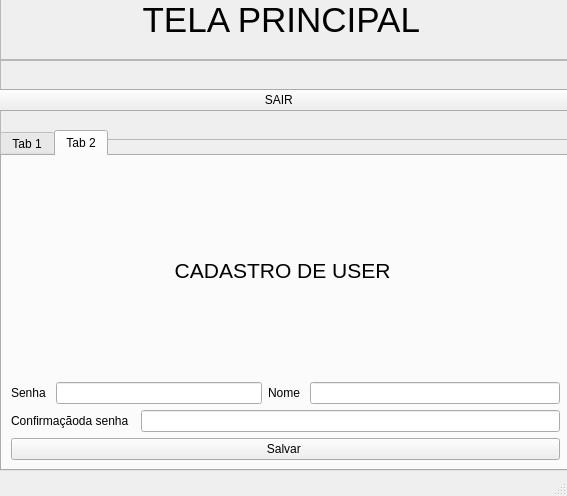
<?xml version="1.0" encoding="UTF-8"?>
<ui version="4.0">
 <class>MainWindow</class>
 <widget class="QMainWindow" name="MainWindow">
  <property name="geometry">
   <rect>
    <x>0</x>
    <y>0</y>
    <width>567</width>
    <height>496</height>
   </rect>
  </property>
  <property name="windowTitle">
   <string>MainWindow</string>
  </property>
  <widget class="QWidget" name="centralwidget">
   <widget class="QFrame" name="frame">
    <property name="geometry">
     <rect>
      <x>0</x>
      <y>-20</y>
      <width>671</width>
      <height>80</height>
     </rect>
    </property>
    <property name="frameShape">
     <enum>QFrame::StyledPanel</enum>
    </property>
    <property name="frameShadow">
     <enum>QFrame::Raised</enum>
    </property>
    <widget class="QLabel" name="label">
     <property name="geometry">
      <rect>
       <x>120</x>
       <y>20</y>
       <width>331</width>
       <height>41</height>
      </rect>
     </property>
     <property name="text">
      <string>&lt;html&gt;&lt;head/&gt;&lt;body&gt;&lt;p align=&quot;center&quot;&gt;&lt;span style=&quot; font-size:26pt;&quot;&gt;TELA PRINCIPAL &lt;/span&gt;&lt;/p&gt;&lt;/body&gt;&lt;/html&gt;</string>
     </property>
    </widget>
   </widget>
   <widget class="QFrame" name="frame_2">
    <property name="geometry">
     <rect>
      <x>0</x>
      <y>60</y>
      <width>681</width>
      <height>80</height>
     </rect>
    </property>
    <property name="frameShape">
     <enum>QFrame::StyledPanel</enum>
    </property>
    <property name="frameShadow">
     <enum>QFrame::Raised</enum>
    </property>
    <widget class="QWidget" name="layoutWidget">
     <property name="geometry">
      <rect>
       <x>-30</x>
       <y>10</y>
       <width>621</width>
       <height>61</height>
      </rect>
     </property>
     <layout class="QHBoxLayout" name="horizontalLayout">
      <item>
       <widget class="QPushButton" name="bt_sair">
        <property name="styleSheet">
         <string notr="true">font: 24pt &quot;MS Shell Dlg 2&quot;;</string>
        </property>
        <property name="text">
         <string>SAIR </string>
        </property>
       </widget>
      </item>
     </layout>
    </widget>
   </widget>
   <widget class="QStackedWidget" name="Tela_principal">
    <property name="geometry">
     <rect>
      <x>0</x>
      <y>130</y>
      <width>601</width>
      <height>401</height>
     </rect>
    </property>
    <property name="currentIndex">
     <number>0</number>
    </property>
    <widget class="QWidget" name="page">
     <widget class="QTabWidget" name="page_cadastro">
      <property name="geometry">
       <rect>
        <x>0</x>
        <y>0</y>
        <width>571</width>
        <height>341</height>
       </rect>
      </property>
      <property name="autoFillBackground">
       <bool>false</bool>
      </property>
      <property name="currentIndex">
       <number>1</number>
      </property>
      <widget class="QWidget" name="tab">
       <attribute name="title">
        <string>Tab 1</string>
       </attribute>
       <widget class="QTreeWidget" name="pg_user">
        <property name="geometry">
         <rect>
          <x>0</x>
          <y>0</y>
          <width>241</width>
          <height>192</height>
         </rect>
        </property>
        <column>
         <property name="text">
          <string>User</string>
         </property>
        </column>
        <column>
         <property name="text">
          <string>Data de criação </string>
         </property>
        </column>
       </widget>
       <widget class="QFrame" name="frame_3">
        <property name="geometry">
         <rect>
          <x>270</x>
          <y>50</y>
          <width>99</width>
          <height>72</height>
         </rect>
        </property>
        <property name="frameShape">
         <enum>QFrame::StyledPanel</enum>
        </property>
        <property name="frameShadow">
         <enum>QFrame::Raised</enum>
        </property>
        <layout class="QVBoxLayout" name="verticalLayout">
         <item>
          <widget class="QPushButton" name="bt_remover">
           <property name="text">
            <string>Remover user </string>
           </property>
          </widget>
         </item>
        </layout>
       </widget>
      </widget>
      <widget class="QWidget" name="tab_2">
       <attribute name="title">
        <string>Tab 2</string>
       </attribute>
       <layout class="QVBoxLayout" name="verticalLayout_2">
        <item>
         <widget class="QLabel" name="label_2">
          <property name="layoutDirection">
           <enum>Qt::LeftToRight</enum>
          </property>
          <property name="text">
           <string>&lt;html&gt;&lt;head/&gt;&lt;body&gt;&lt;p align=&quot;center&quot;&gt;&lt;span style=&quot; font-size:16pt;&quot;&gt;CADASTRO DE USER &lt;/span&gt;&lt;/p&gt;&lt;/body&gt;&lt;/html&gt;</string>
          </property>
         </widget>
        </item>
        <item>
         <layout class="QHBoxLayout" name="horizontalLayout_4">
          <item>
           <layout class="QHBoxLayout" name="horizontalLayout_3">
            <item>
             <widget class="QLabel" name="label_4">
              <property name="text">
               <string>Senha </string>
              </property>
             </widget>
            </item>
            <item>
             <widget class="QLineEdit" name="line_senha">
              <property name="echoMode">
               <enum>QLineEdit::Password</enum>
              </property>
             </widget>
            </item>
           </layout>
          </item>
          <item>
           <widget class="QLabel" name="label_3">
            <property name="layoutDirection">
             <enum>Qt::LeftToRight</enum>
            </property>
            <property name="text">
             <string>Nome </string>
            </property>
           </widget>
          </item>
          <item>
           <widget class="QLineEdit" name="line_nome"/>
          </item>
         </layout>
        </item>
        <item>
         <layout class="QHBoxLayout" name="horizontalLayout_2">
          <item>
           <widget class="QLabel" name="label_5">
            <property name="minimumSize">
             <size>
              <width>63</width>
              <height>0</height>
             </size>
            </property>
            <property name="text">
             <string>Confirmaçãoda senha  </string>
            </property>
           </widget>
          </item>
          <item>
           <widget class="QLineEdit" name="line_confimacao">
            <property name="echoMode">
             <enum>QLineEdit::Password</enum>
            </property>
           </widget>
          </item>
         </layout>
        </item>
        <item>
         <widget class="QPushButton" name="BT_SALVAR">
          <property name="styleSheet">
           <string notr="true">font: 12pt &quot;MS Shell Dlg 2&quot;;</string>
          </property>
          <property name="text">
           <string>Salvar </string>
          </property>
         </widget>
        </item>
       </layout>
       <zorder>BT_SALVAR</zorder>
       <zorder>label_2</zorder>
      </widget>
     </widget>
    </widget>
    <widget class="QWidget" name="page_2"/>
   </widget>
  </widget>
  <widget class="QStatusBar" name="statusbar"/>
  <action name="actionAdicionar_User">
   <property name="text">
    <string>Adicionar User </string>
   </property>
  </action>
  <action name="actionRemover_User">
   <property name="text">
    <string>Remover User </string>
   </property>
  </action>
  <action name="actionVer_User">
   <property name="text">
    <string>Ver User </string>
   </property>
  </action>
 </widget>
 <tabstops>
  <tabstop>pg_user</tabstop>
  <tabstop>bt_remover</tabstop>
  <tabstop>page_cadastro</tabstop>
 </tabstops>
 <resources/>
 <connections/>
</ui>
